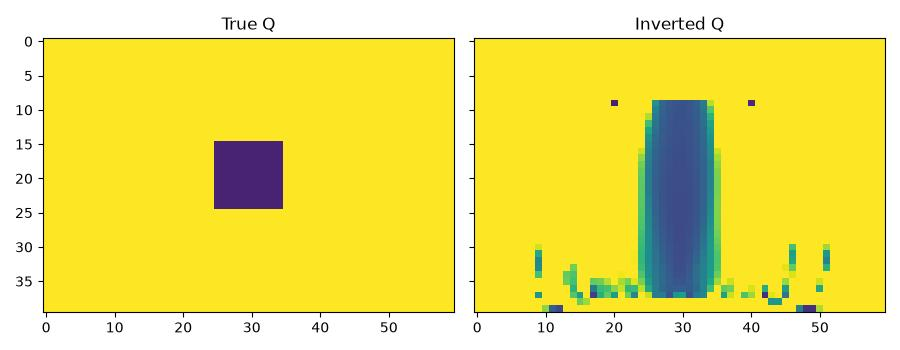

This chart was generated by the following Python code:
"""Demonstrates Q (attenuation) inversion with deepwave.viscoacoustic.

:func:`deepwave.viscoacoustic` models a quality factor ``Q`` per grid cell
using generalised-standard-linear-solid (GSLS) relaxation mechanisms.
``q_n_mechanisms > 1`` (with a ``q_band``) fits several mechanisms so ``Q``
is close to constant across a whole frequency band rather than exact only
at one reference frequency -- this example uses two mechanisms. There is
then no single reference frequency, so ``q_freq`` is not given (a
single-mechanism call must give it).

A small crosswell-style survey images a localised low-Q (highly
attenuating) anomaly on top of an otherwise nearly-elastic (high-Q)
background, starting from a uniform high-Q guess. ``Q`` is inverted in
log-space (``q = exp(logq)``, always positive) and, following the
masked-subregion pattern in :ref:`model-parameterisations`, only a
central region away from the sources/PML is optimised -- the region near
the top/side edges is poorly illuminated by this small survey and produces
inversion artefacts there if left unmasked.
"""

import math
import os

import matplotlib.pyplot as plt
import torch

import deepwave
from deepwave import viscoacoustic

device = torch.device("cuda" if torch.cuda.is_available() else "cpu")
torch.manual_seed(0)

# ``DEEPWAVE_SMOKE=1`` shrinks this example so that it can be run quickly as
# an automated check; the default sizes are the ones the text describes.
smoke = os.environ.get("DEEPWAVE_SMOKE") == "1"
ny, nx = 40, 60
dx = 10.0
freq = 25.0
dt = 0.0008
nt = 300
peak_time = 1.5 / freq

v = torch.full((ny, nx), 2000.0, device=device)
rho = torch.full((ny, nx), 2000.0, device=device)
q_true = torch.full((ny, nx), 1000.0, device=device)
q_true[15:25, 25:35] = 20.0  # a highly-attenuating target anomaly
# The band-fit q is a target, not necessarily the achieved quality factor.
# At the wavelet frequency this q=20 anomaly has Q_eff about 21.05.
modulus_at_freq = deepwave.attenuation.response(
    torch.tensor(20.0, device=device),
    torch.tensor([freq], device=device),
    q_n_mechanisms=2,
    q_band=(10.0, 50.0),
)
actual_q_at_freq = modulus_at_freq.real / modulus_at_freq.imag
print("Anomaly Q_eff at 25 Hz:", float(actual_q_at_freq[0]))

n_shots = 3
n_receivers_per_shot = 20
source_locations = torch.zeros(
    n_shots, 1, 2, dtype=torch.long, device=device
)
source_locations[:, 0, 0] = 3
source_locations[:, 0, 1] = torch.linspace(10, nx - 10, n_shots).long()
receiver_locations = torch.zeros(
    n_shots, n_receivers_per_shot, 2, dtype=torch.long, device=device
)
receiver_locations[:, :, 0] = ny - 3
receiver_locations[:, :, 1] = torch.linspace(
    5, nx - 5, n_receivers_per_shot
).long()
source_amplitudes = (
    (1e6 * deepwave.wavelets.ricker(freq, nt, dt, peak_time))
    .reshape(1, 1, -1)
    .repeat(n_shots, 1, 1)
    .to(device)
)

# Pressure-rate forcing is in Pa/s. Keep the numerical setup fixed as Q
# changes: v is the relaxed speed, while max_vel must bound the faster
# unrelaxed speed. For this two-mechanism band and Q >= 10, 3000 m/s
# conservatively bounds it. The propagator checks the bound on each call.
q_floor = 10.0


def run(q: torch.Tensor) -> torch.Tensor:
    """Forward model and return the pressure receiver gathers."""
    return viscoacoustic(
        v,
        rho,
        q,
        dx,
        dt,
        source_amplitudes_pressure_rate=source_amplitudes,
        source_locations_pressure_rate=source_locations,
        receiver_locations_p=receiver_locations,
        q_n_mechanisms=2,
        q_band=(10.0, 50.0),
        pml_freq=freq,
        max_vel=3000.0,
    ).receiver_amplitudes_p


observed = run(q_true).detach()
data_scale = observed.square().mean().sqrt()
assert data_scale > 0, "observed data is all zeros"

yy, xx = torch.meshgrid(
    torch.arange(ny, device=device),
    torch.arange(nx, device=device),
    indexing="ij",
)
invert_mask = (yy > 8) & (xx > 8) & (xx < nx - 8)
logq_background = math.log(1000.0 - q_floor)
update = torch.zeros((ny, nx), device=device, requires_grad=True)
optimiser = torch.optim.Adam([update], lr=0.05)
loss_fn = torch.nn.MSELoss()

n_epochs = 15 if smoke else 90
loss_history: list[float] = []
for _epoch in range(n_epochs):
    optimiser.zero_grad()
    logq = logq_background + torch.where(
        invert_mask, update, torch.zeros_like(update)
    )
    q = q_floor + torch.exp(logq)
    loss = loss_fn(run(q) / data_scale, observed / data_scale)
    loss.backward()
    loss_history.append(float(loss.item()))
    optimiser.step()

with torch.no_grad():
    logq_final = logq_background + torch.where(
        invert_mask, update, torch.zeros_like(update)
    )
    q_final = q_floor + torch.exp(logq_final)

_, ax = plt.subplots(1, 2, figsize=(9, 3.5), sharex=True, sharey=True)
ax[0].imshow(q_true.cpu(), vmin=0, vmax=200)
ax[0].set_title("True Q")
ax[1].imshow(q_final.cpu(), vmin=0, vmax=200)
ax[1].set_title("Inverted Q")
plt.tight_layout()
plt.savefig("example_viscoacoustic.jpg")

assert all(math.isfinite(x) for x in loss_history), (
    "loss history contains non-finite values"
)
assert loss_history[-1] < loss_history[0], "loss did not decrease"
